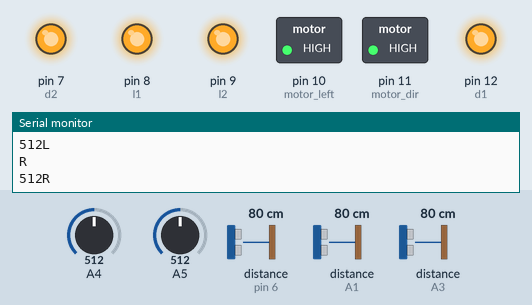
Recording of a sketch running on a simulated Arduino Uno, built with avr-gcc and run on an emulated ATmega328P. Shown: switched loads named in the sketch (green lamp = pin HIGH), output pins drawn as LEDs (lit = HIGH), the last lines printed to the serial monitor. Wiring (inferred from the names in the program): 3 × ultrasonic range finder: trigger pin 5, echo pin 6 / trigger A0, echo A1 / trigger A2, echo A3. The inputs (shaded band) are chosen by the test bench; at power-on: distance to the obstacle (sensors on pin 6, A1, A3) 80 cm, A4 = 512, A5 = 512. The echo pulse lasts 58.3 µs per cm; pins used as bus, display or sensor lines are not drawn.

Above: at 6.2 s.
6.3 s: distance to the obstacle (sensor on pin 6) set to 2 cm
At 10.6 s:
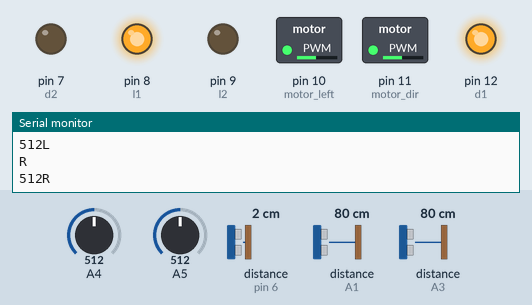
16.5 s: distance to the obstacle (sensor on A1) set to 4 cm
At 22.2 s:
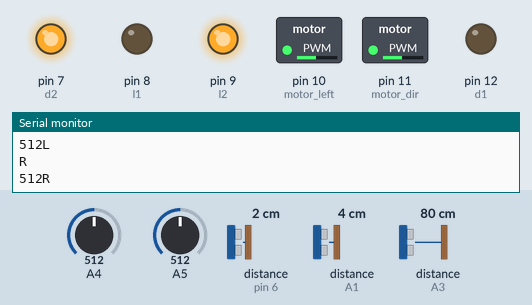
23.8 s: distance to the obstacle (sensor on pin 6) set to 18 cm
At 24.4 s:
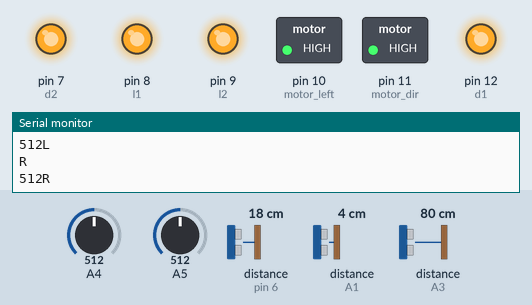
Timing chart, 0 to 26.8 s (numbered marks = the images above; inputs shaded):
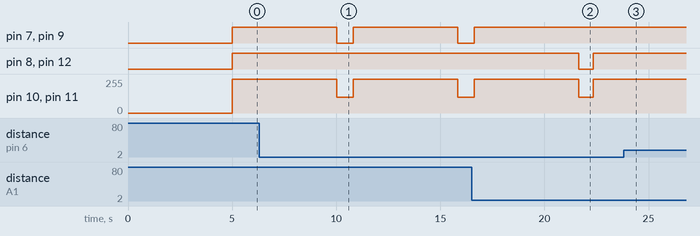

The sketch:

maze_solver_IIT.ino
```cpp
// Autonomous Maze Solving Robot

    #define motor_left 10
    #define motor_dir 11
    #define l1 8
    #define l2 9
    #define d1 12
    #define d2 7
 int spd=255;
 int cnt=120;
 int rot=120;
 int zlt=60;
 int thr=25;
    int trigger_front = 5;
    int echo_front = 6;

    int trigger_left = A2;
    int echo_left = A3;

    int trigger_dir = A0;
    int echo_dir = A1;


    void setup()
    {
        pinMode(trigger_front, OUTPUT);
        pinMode(echo_front, INPUT);
        pinMode(trigger_left, OUTPUT);
        pinMode(echo_left, INPUT);

        pinMode(trigger_dir, OUTPUT);
        pinMode(echo_dir, INPUT);

        pinMode(motor_left, OUTPUT);
        pinMode(motor_dir, OUTPUT);
        pinMode(A5,INPUT);
        pinMode(A4,INPUT);
        pinMode(l1, OUTPUT);
        pinMode(l2, OUTPUT);
        pinMode(d1, OUTPUT);
        pinMode(d2, OUTPUT);
        delay(5000);
        Serial.begin(9600);
    }


    void loop()
    {

     long duration_front, duration_left, duracao_dir, direita, left, front,i,j;


     digitalWrite(trigger_front, LOW);
     delayMicroseconds(2);
     digitalWrite(trigger_front, HIGH);
     delayMicroseconds(5);
     digitalWrite(trigger_front, LOW);
     duration_front = pulseIn(echo_front, HIGH);
     front = duration_front/29/2;
    Serial.print(front);
    Serial.println("");
     digitalWrite(trigger_left, LOW);
     delayMicroseconds(2);
     digitalWrite(trigger_left, HIGH);
     delayMicroseconds(5);
     digitalWrite(trigger_left, LOW);
     duration_left = pulseIn(echo_left, HIGH);
     left = duration_left/29/2;
    Serial.print(left);
    Serial.println("");
     digitalWrite(trigger_dir, LOW);
     delayMicroseconds(2);
     digitalWrite(trigger_dir, HIGH);
     delayMicroseconds(5);
     digitalWrite(trigger_dir, LOW);
     duracao_dir = pulseIn(echo_dir, HIGH);
     direita = duracao_dir/29/2;
     Serial.print(direita);
     Serial.println("");
     i=analogRead(A5);
     Serial.println("L");
     Serial.print(i);
     Serial.println("L");
     j=analogRead(A4);
      Serial.println("R");
     Serial.print(j);
     Serial.println("R");
     analogWrite(motor_left, 0);
     analogWrite(motor_dir, 0);
     analogWrite(l1, 0);
     analogWrite(l2, 0);
     analogWrite(d1, 0);
     analogWrite(d2, 0);

       if(front >8)
         {


           if(direita >11 && direita<15)
             {
               analogWrite(motor_left, cnt);
               analogWrite(motor_dir, 150);

               analogWrite(l1, spd);
               analogWrite(l2, 0);
               analogWrite(d1, 0);
               analogWrite(d2, spd);
             }

           if(direita >=15)
             {
               analogWrite(motor_left,zlt);
               analogWrite(motor_dir, spd);

               analogWrite(l1, spd);
               analogWrite(l2, 0);
               analogWrite(d1, 0);
               analogWrite(d2, spd);
             }


           if(direita <=11)
             {
               analogWrite(motor_left, spd);
               analogWrite(motor_dir, zlt);

               analogWrite(l1, spd);
               analogWrite(l2, 0);
               analogWrite(d1, 0);
               analogWrite(d2, spd);
             }
         }


  if(left <=thr && direita>thr && front <=8) dir();

    if(left >thr && direita>thr && front <=8) dir();

  if(direita <=thr && left >thr && front <=8) esq();

      if(direita<=thr && left<=thr && front<=8) voltar();
   if(j>400 || i>400)
     {
      analogWrite(motor_left, 255);
     analogWrite(motor_dir, 255);
     analogWrite(l1, 255);
     analogWrite(l2, 255);
     analogWrite(d1, 255);
     analogWrite(d2, 255);
     delay(5000);

     }

    }

     void esq()
      {

        analogWrite(motor_left, rot);
        analogWrite(motor_dir,cnt);

        analogWrite(l1, 0);
        analogWrite(l2, spd);
        analogWrite(d1, 0);
        analogWrite(d2, spd);
        delay(700);

      }

    void dir()
      {


        analogWrite(motor_left,cnt);
        analogWrite(motor_dir, rot);

        analogWrite(l1, spd);
        analogWrite(l2, 0);
        analogWrite(d1, spd);
        analogWrite(d2, 0);
        delay(800);

      }

    void voltar()
      {

        analogWrite(motor_left,cnt );
        analogWrite(motor_dir, rot);

        analogWrite(l1, spd);
        analogWrite(l2, 0);
        analogWrite(d1, spd);
        analogWrite(d2, 0);
        delay(1200);

      }
```

Measured:
- after the input at 6.3 s, pin 7 (d2), pin 9 (l2): HIGH → LOW after 3.7 s, → HIGH 0.80 s later, → LOW 5.0 s later; pin 10 (motor_left), pin 11 (motor_dir): 255/255 → 120/255 after 3.7 s, → 255/255 0.80 s later, → 120/255 5.0 s later
- after the input at 16.5 s, pin 7 (d2), pin 9 (l2): goes on until 16.6 s, then stays HIGH; pin 8 (l1), pin 12 (d1): HIGH → LOW after 5.1 s, → HIGH 0.70 s later
- after the input at 23.8 s, pin 8 (l1), pin 12 (d1): stops changing and stays HIGH; pin 10 (motor_left), pin 11 (motor_dir): stops changing and stays 255/255
